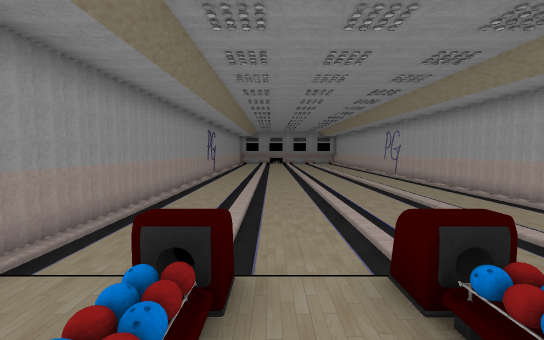
[1] (above)

14 first-person views from a walk through a scene from a Unity 3-D project. The camera is 1.4 m above the floor, tilts 4° down and sees 90° across. The floor is counted in squares, 1 m on a side. Each view is taken from the middle of a square. On the plan, view 1 faces up. The plan holds only what a view shows up to about 13 squares ahead; the rest is blank. The player character is not drawn. Some surface patterns are stand-ins.

[2]
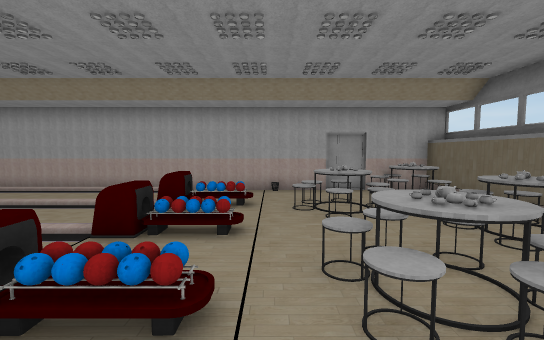

[3]
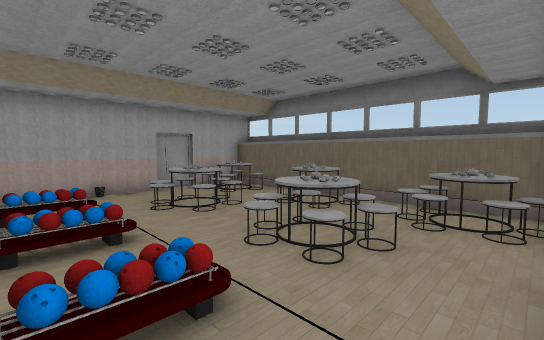

[4]
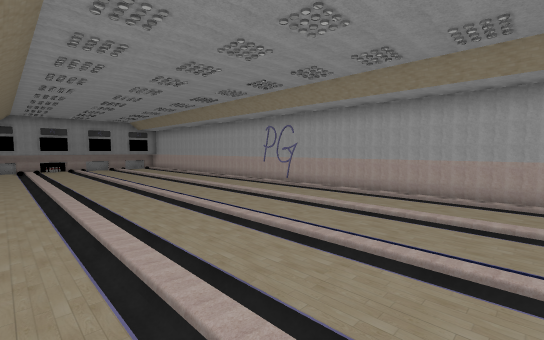

[5]
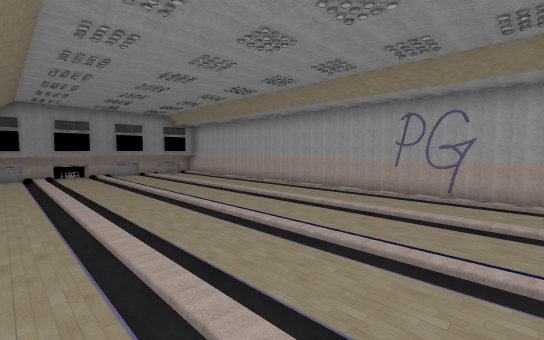

[6]
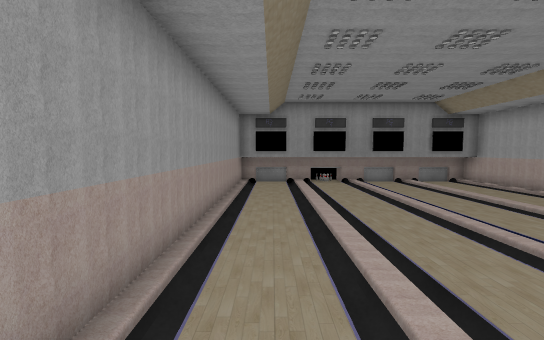

[7]
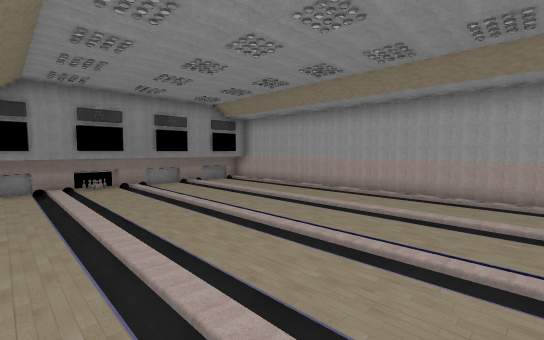

[8]
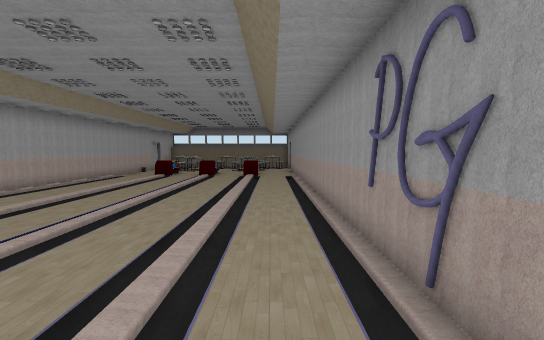

[9]
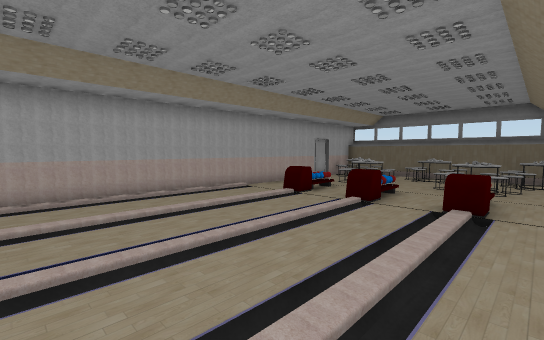

[10]
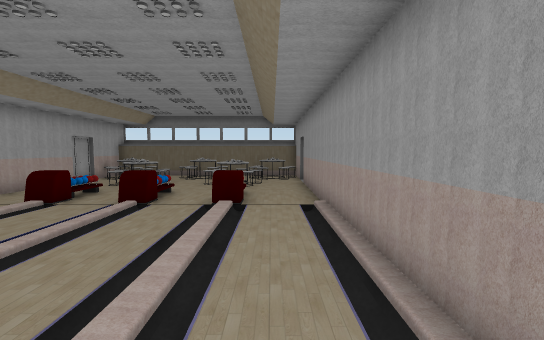

[11]
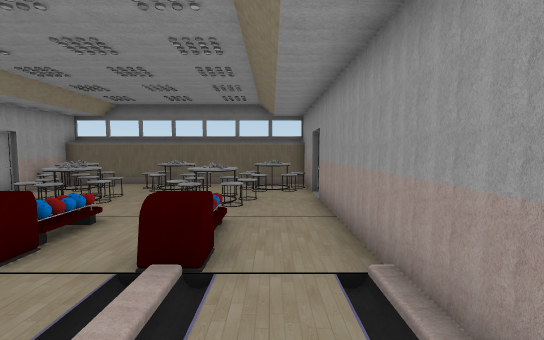

[12]
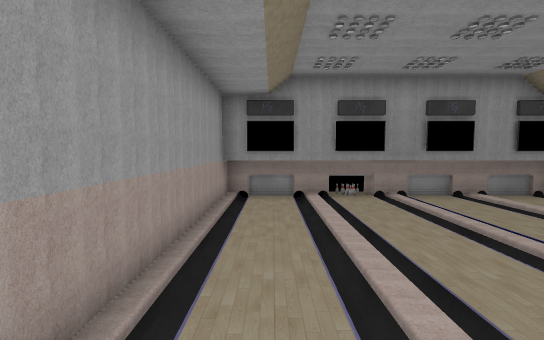

[13]
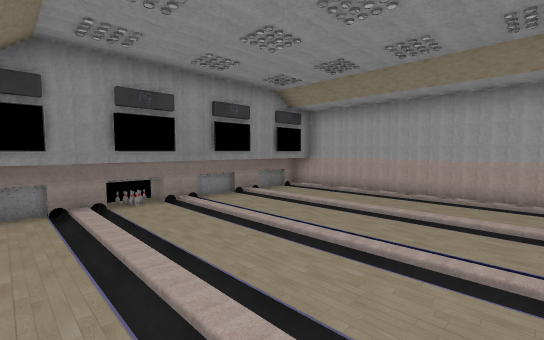

[14]
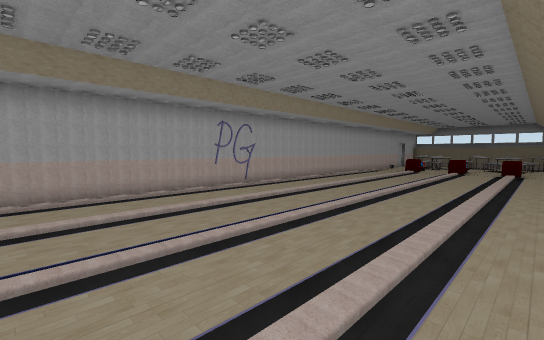

### Floor plan
Key: @ floor where view 1 was taken; # wall or solid block; . floor; / step, stairs or slope; = window, fence, low wall or low ledge; ^ raised ledge; B ball; O other object.
Columns run from 4 left of view 1 to 7 right of it. Each row starts with its distance up from view 1.
 29  ###########
 28  #...//././#
 27  #...//././#
 26  #...//././#
 25  #...//././#
 24  #...//././#
 23  #...//././#
 22  #...//././#
 21  #...//././#
 20  #...//././#
 19  #...//././#
 18  #...//././#
 17  #...//././#
 16  #...//././#
 15  #...//././#
 14  #...//././#
 13  #...//././#
 12  #...//././#
 11  #...//././#
 10  #...//././#
  9  #...//././#
  8  #...//././#
  7  #...//././#
  6  #...//././#
  5  #...//././#
  4  #...//././#
  3 ##.^..^.^./#
  2 #..B..B.O..#
  1 #..B..O.O..#
  0 #...@......#
 -1 #..^^..^^=.#
 -2 #..^^^.^^^.#
 -3 #.====..^=.#
 -4  ^^^.^^=.^^#
 -5  #^=.^^==^=#
 -6  ###########

Positions as (right, up) in squares from view 1, and headings:
1: (0, 0), facing up
2: (-3, 0), facing right
3: (-3, 2), facing down-right
4: (-2, 7), facing up-right
5: (-2, 13), facing up-right
6: (-2, 17), facing up
7: (-2, 18), facing up-right
8: (-2, 18), facing down
9: (-2, 10), facing down-right
10: (-2, 10), facing down
11: (-2, 6), facing down
12: (-2, 21), facing up
13: (-2, 22), facing up-right
14: (-2, 22), facing down-right
